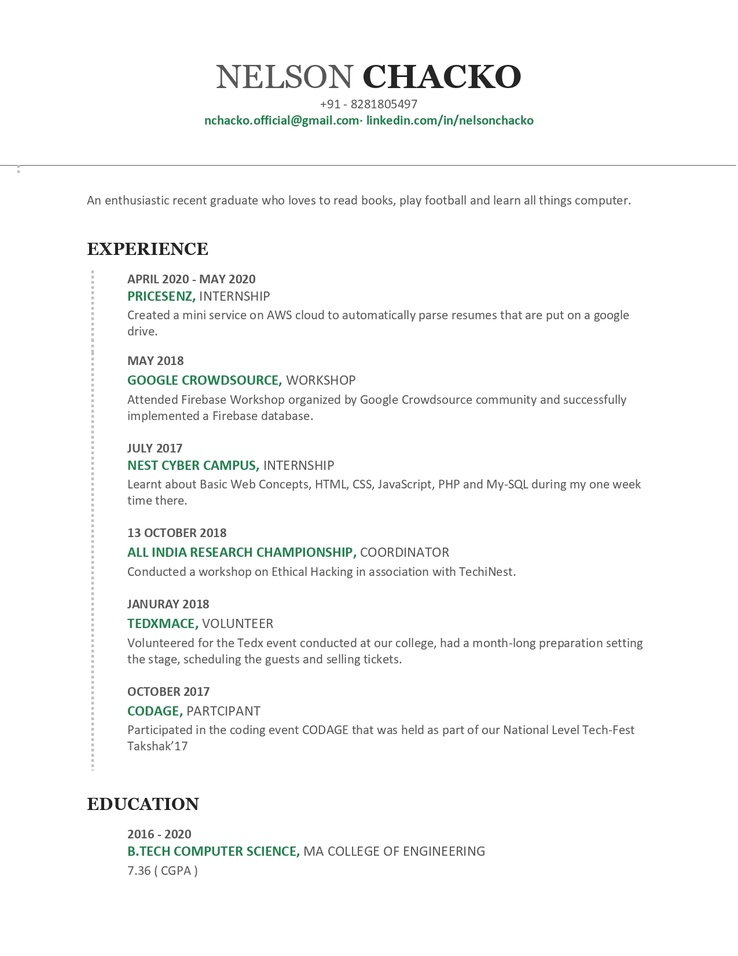
#> input picture OCR/GetTextFromBoundingBox/Resume_Nelson_page-0001.jpg, 738 x 956 px, shrunk from 1275 x 1650 before the run
$ python find_contours.py
#> lines starting #> are read from the running program, lines starting #| are printed output that depends on the picture; after the words box and inside, x2 and y2 are one past the last pixel; in counts of white or black regions, pixels touching at a corner belong together
#> further down, image is the input picture: shape (956, 738, 3); mean B, G, R 248.9, 249.1, 248.6
import cv2
import numpy as np
import pytesseract

pytesseract.pytesseract.tesseract_cmd = r"C:\Users\nelson.c\AppData\Local\Programs\Tesseract-OCR\tesseract.exe"

def get_contours(image) -> list :
    """
    @para : image file imported using opencv imread() method

    @returns : a list
    """
    # Load image, grayscale, Gaussian blur, Otsu's threshold
    gray = cv2.cvtColor(image, cv2.COLOR_BGR2GRAY)
    blur = cv2.GaussianBlur(gray, (7,7), 0)
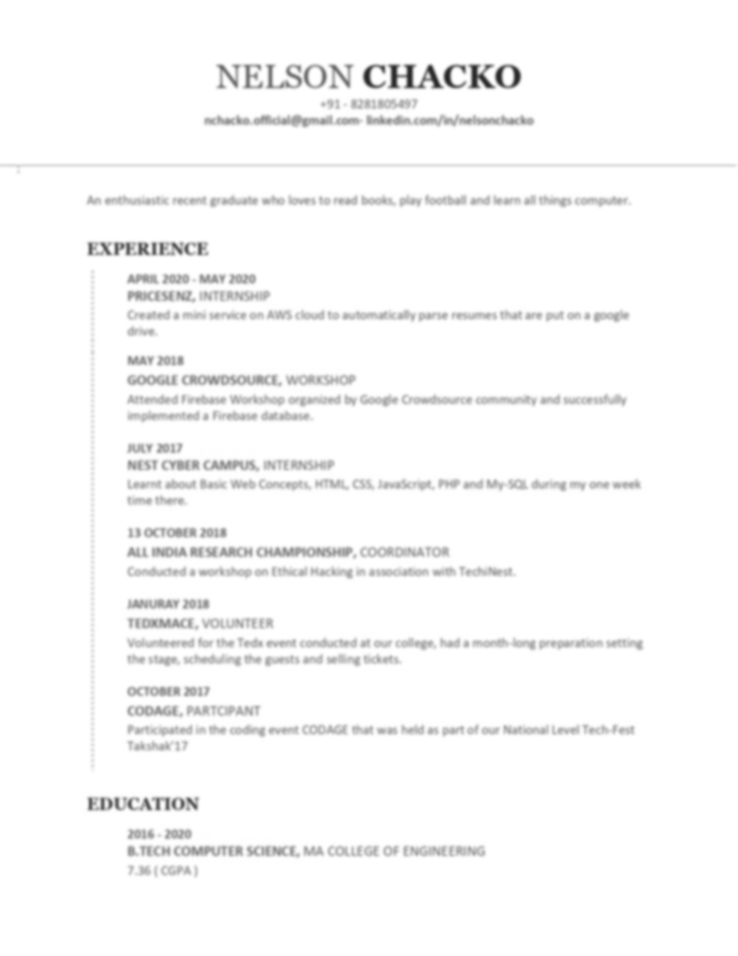
#> blur: shape (956, 738); min 40, max 255, mean 248.9
    thresh = cv2.threshold(blur, 0, 255, cv2.THRESH_BINARY_INV + cv2.THRESH_OTSU)[1]
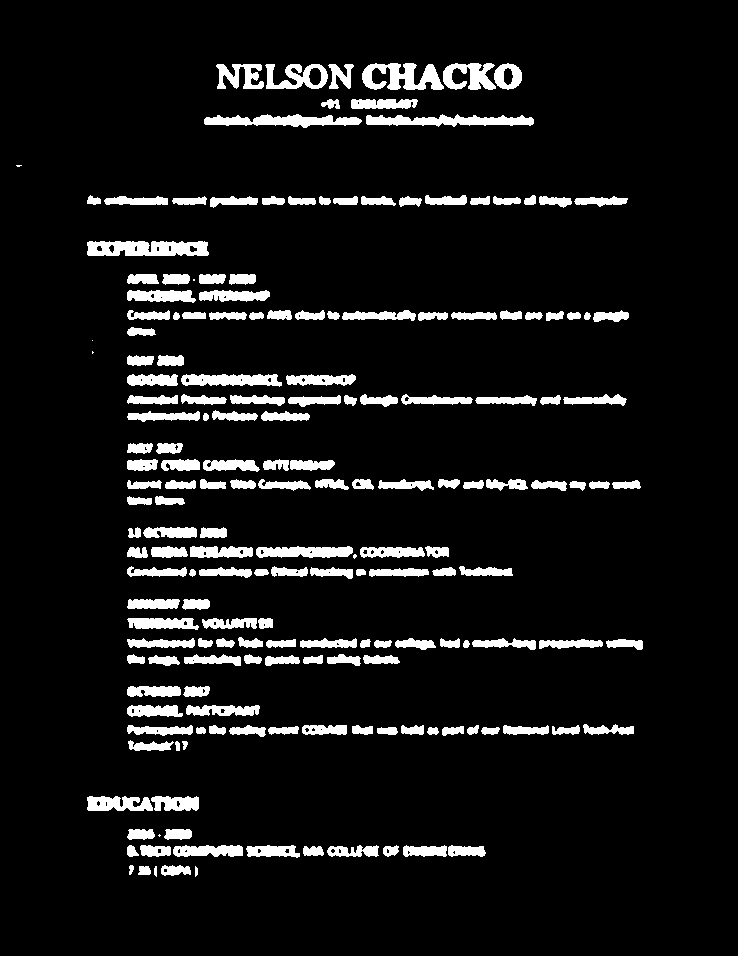
#> thresh: shape (956, 738); 8% white; 187 white regions (6 under 20 px), largest, box (x1, y1, x2, y2) and area: (87, 241, 209, 256) 1552, (366, 114, 534, 127) 1356, (362, 63, 444, 90) 1350

    # Create rectangular structuring element and dilate
    kernel = cv2.getStructuringElement(cv2.MORPH_RECT, (5,5))
    dilate = cv2.dilate(thresh, kernel, iterations=4)
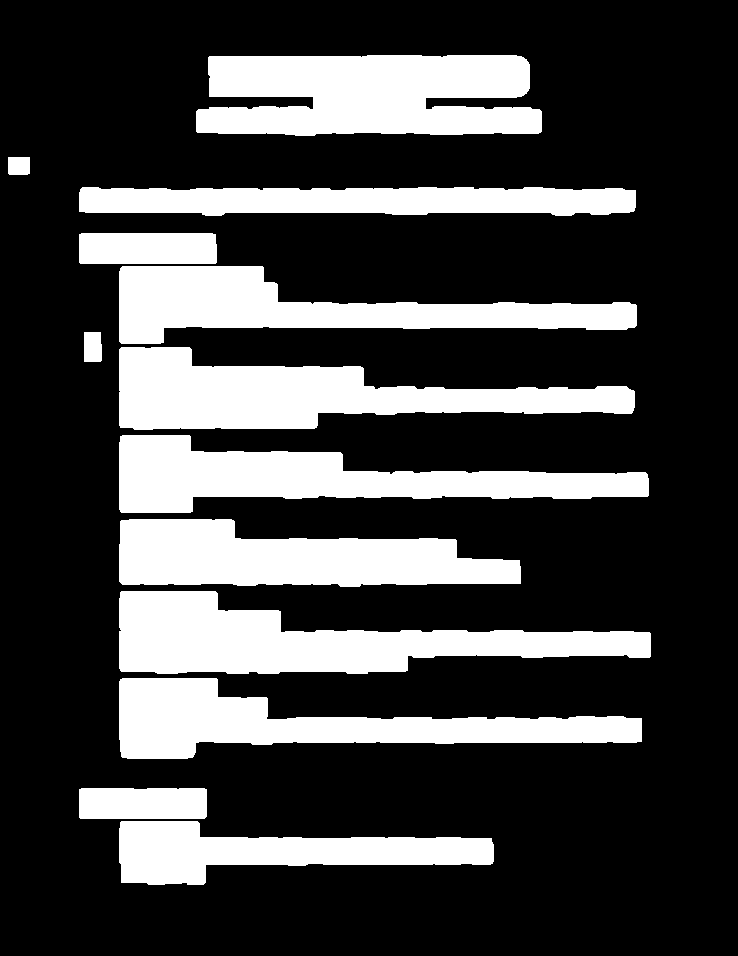
#> dilate: shape (956, 738); 26.2% white; 13 white regions

    # Find contours and draw rectangle
    cnts = cv2.findContours(dilate, cv2.RETR_EXTERNAL, cv2.CHAIN_APPROX_SIMPLE)
#> cnts = 13 contours; largest, box (x1, y1, x2, y2) and area: (196, 55, 542, 136) 23158, (119, 591, 651, 674) 22876, (119, 347, 635, 430) 22278, (119, 435, 649, 513) 19860, (119, 519, 521, 587) 18958
    cnts = cnts[0] if len(cnts) == 2 else cnts[1]

    return cnts

if __name__ == "__main__" :
    image = cv2.imread("Resume_Nelson_page-0001.jpg")

    contours = get_contours(image)
#> contours has the same summary as cnts in get_contours
    print(contours)
#> (printed output is left out)

$ run again, with OCR/GetTextFromBoundingBox/akhila.PNG saved as OCR/GetTextFromBoundingBox/Resume_Nelson_page-0001.jpg
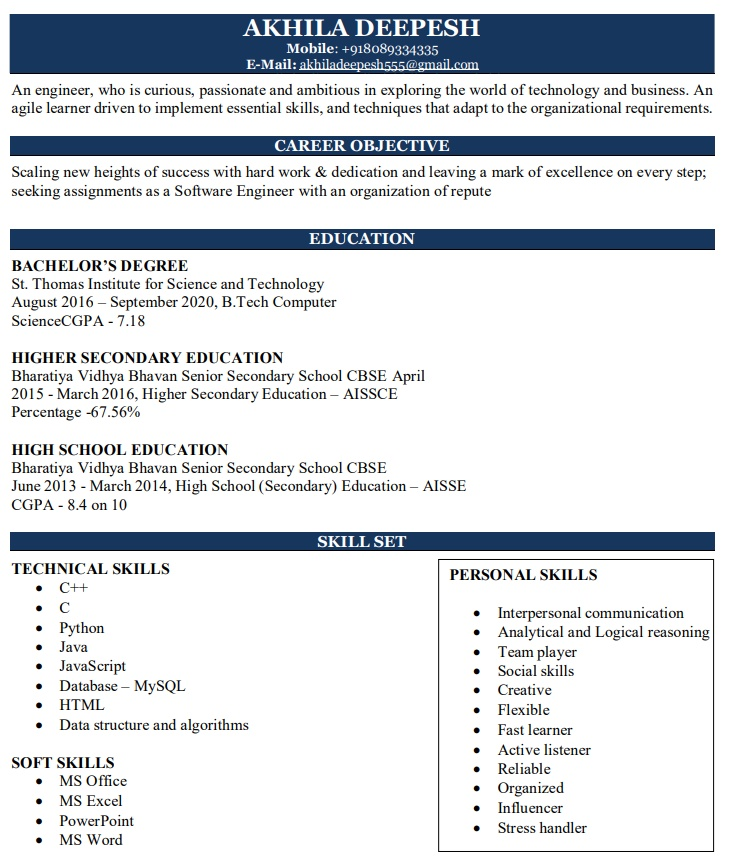
#> input picture OCR/GetTextFromBoundingBox/akhila.PNG, 735 x 868 px
#> image is the input picture: shape (868, 735, 3); mean B, G, R 223.6, 219.3, 215.3
#> in get_contours, `thresh = cv2.threshold(blur, 0, 255, cv2.THRESH_BINARY_INV + cv2.THRES..`:
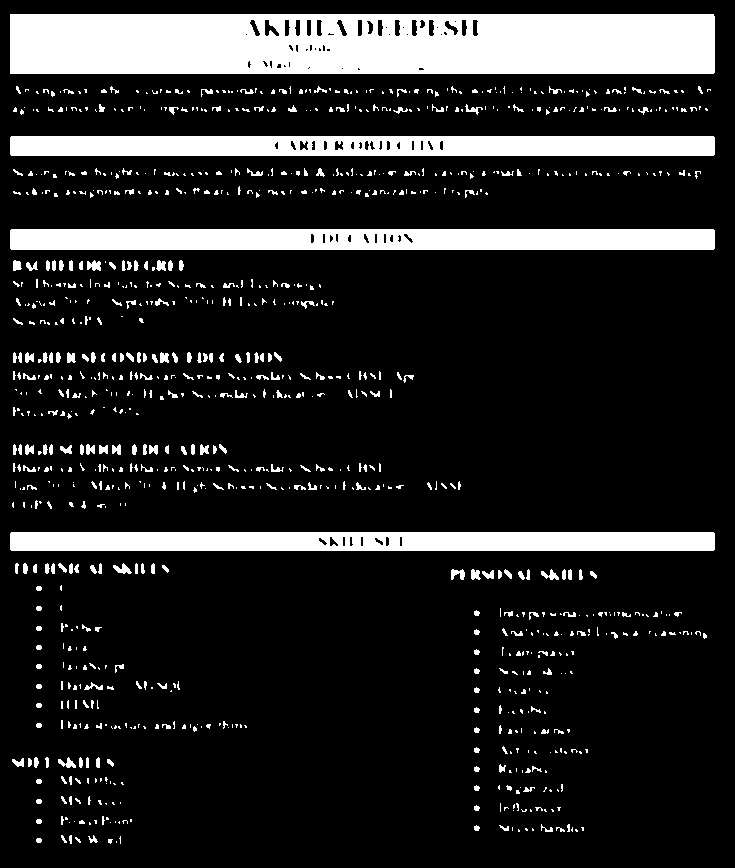
#> thresh: shape (868, 735); 15.4% white; 1006 white regions (730 under 20 px), largest, box (x1, y1, x2, y2) and area: (10, 14, 715, 74) 41006, (10, 229, 715, 250) 14590, (10, 136, 715, 156) 13681
#> in get_contours, `dilate = cv2.dilate(thresh, kernel, iterations=4)`:
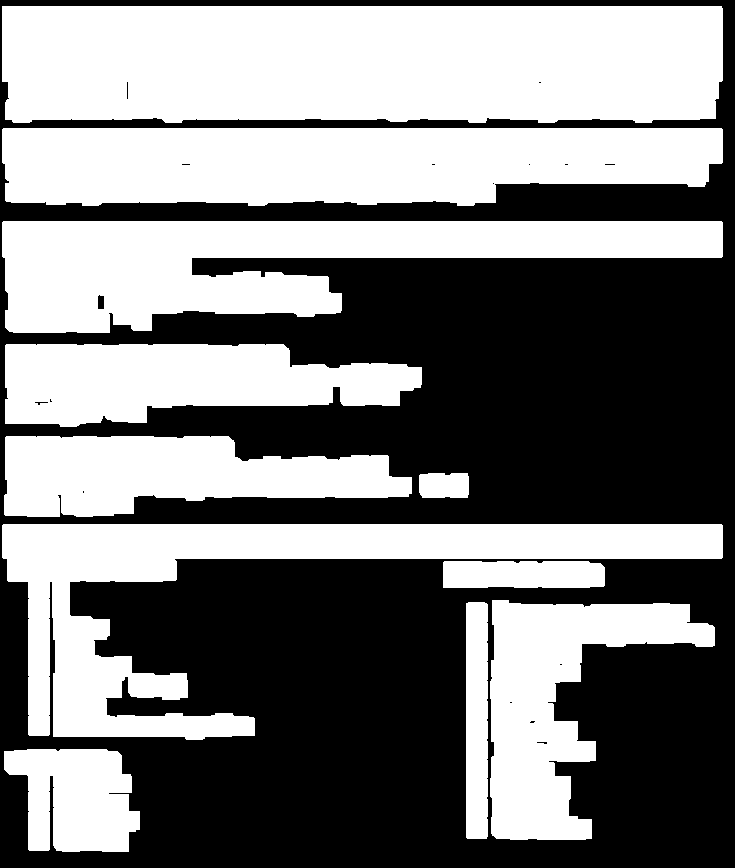
#> dilate: shape (868, 735); 49.5% white; 11 white regions
#> cnts = 11 contours; largest, box (x1, y1, x2, y2) and area: (2, 6, 723, 123) 81158, (2, 128, 723, 206) 48706, (2, 221, 723, 333) 44271, (2, 524, 723, 740) 43573, (5, 344, 422, 427) 24474
#> contours has the same summary as cnts in get_contours
#> (printed output is left out)

$ run again, with OCR/GetTextFromBoundingBox/athira.PNG saved as OCR/GetTextFromBoundingBox/Resume_Nelson_page-0001.jpg
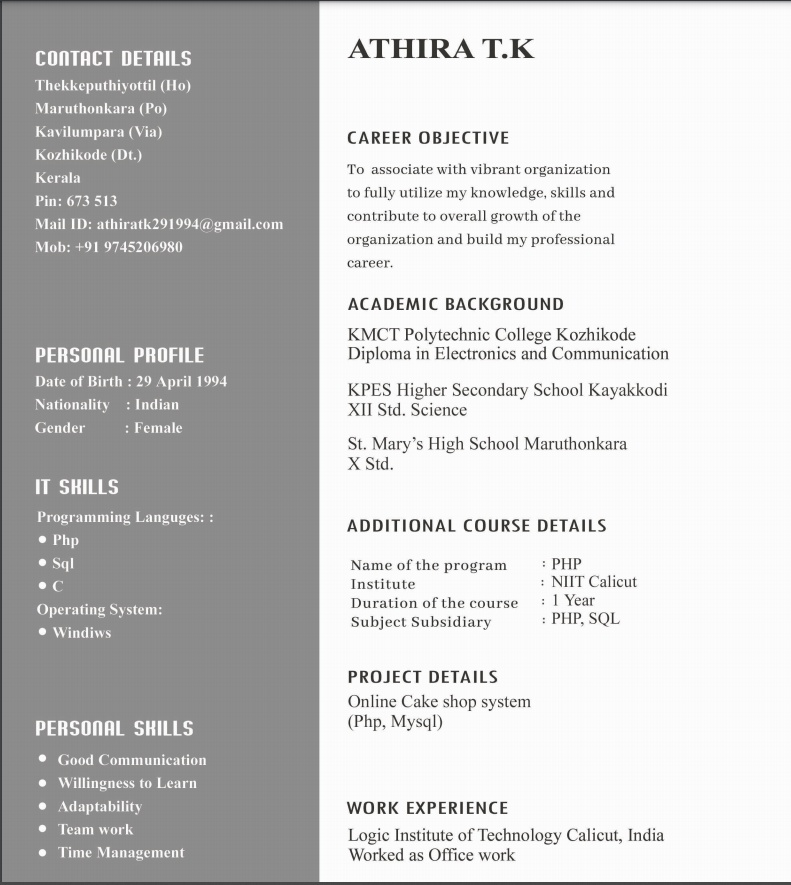
#> input picture OCR/GetTextFromBoundingBox/athira.PNG, 791 x 885 px
#> image is the input picture: shape (885, 791, 3); mean B, G, R 202.1, 202.2, 202.2
#> in get_contours, `thresh = cv2.threshold(blur, 0, 255, cv2.THRESH_BINARY_INV + cv2.THRES..`:
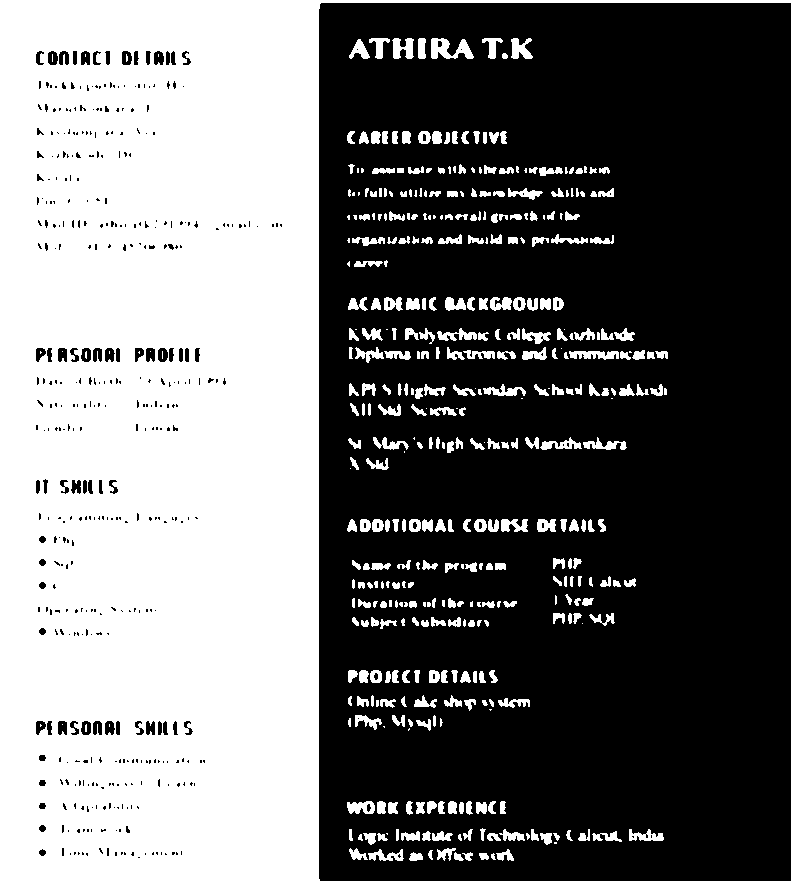
#> thresh: shape (885, 791); 43.8% white; 420 white regions (87 under 20 px), largest, box (x1, y1, x2, y2) and area: (0, 0, 791, 885) 278938, (431, 38, 474, 59) 527, (569, 351, 619, 360) 321
#> in get_contours, `dilate = cv2.dilate(thresh, kernel, iterations=4)`:
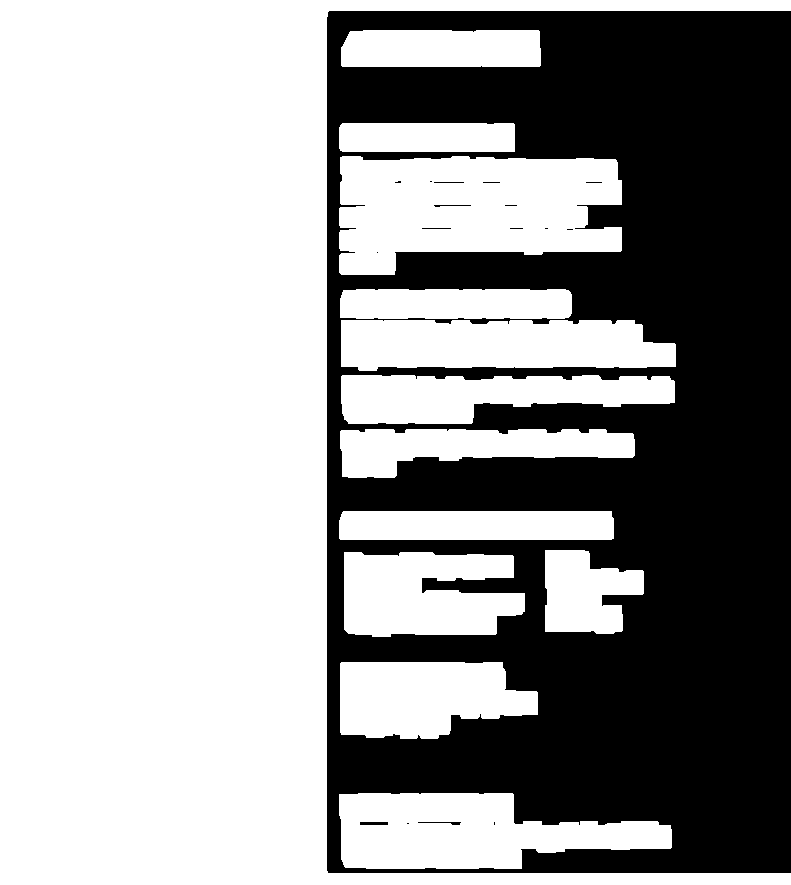
#> dilate: shape (885, 791); 62.5% white; 17 black regions (11 under 20 px)
#> cnts = 13 contours; largest, box (x1, y1, x2, y2) and area: (0, 0, 791, 885) 297940, (339, 156, 622, 275) 26287, (339, 793, 672, 869) 17148, (341, 320, 676, 371) 14542, (344, 552, 525, 637) 12155
#> contours has the same summary as cnts in get_contours
#> (printed output is left out)
